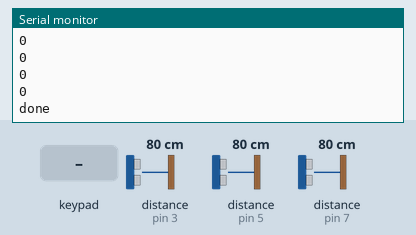
This sketch was run on a simulated Arduino Uno, built with avr-gcc and run on an emulated ATmega328P. Parts: the last lines printed to the serial monitor. Wiring (inferred from the names in the program): 3 × ultrasonic range finder: trigger pin 2, echo pin 3 / trigger pin 4, echo pin 5 / trigger pin 6, echo pin 7. The test bench sets the inputs (shaded band); at power-on: distance to the obstacle (sensors on pin 3, pin 5, pin 7) 80 cm. The echo pulse lasts 58.3 µs per cm.

Above: at 3.2 s.
3.3 s: distance to the obstacle (sensor on pin 3) set to 2 cm
4.8 s: key '2' pressed
At 6.0 s:
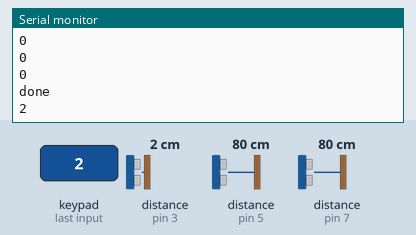
6.3 s: keypad keys 1 3 1 2 1 1 pressed 1.381 s apart
At 6.7 s:
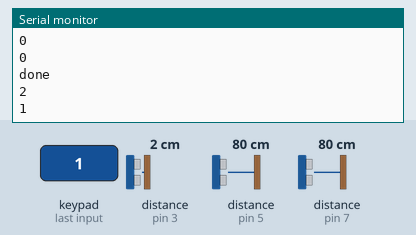
16.0 s: key '4' pressed
At 16.4 s:
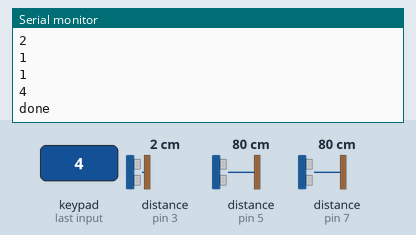
17.5 s: keypad keys 1 3 9 7 2 2 pressed 1.381 s apart
At 20.7 s:
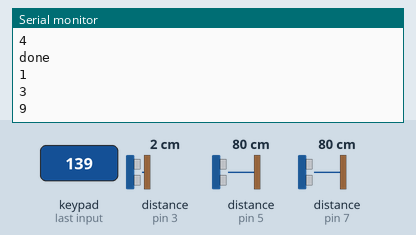
Timing chart, 0 to 22.2 s (numbered marks = the images above; inputs shaded):
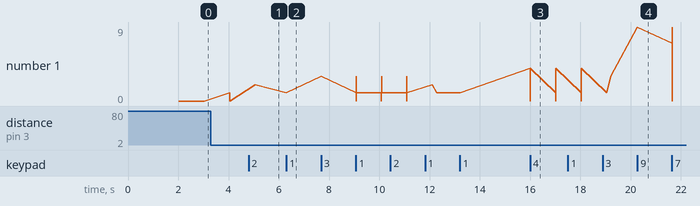

Measured:
- after the input at 4.8 s, the serial monitor: prints a new line after 0.26 s (image 1)
- after the input at 16.0 s, the serial monitor: prints a new line at once (image 3)
- after the input at 17.5 s, the serial monitor: prints a new line after 1.7 s (image 4)
- plotted number 1: 0 → 2 after the input at 4.8 s, 1 → 4 after the input at 16.0 s

The sketch:

ARDUINO.ino
```cpp
#include <SoftwareSerial.h>
#include <Keypad.h>

const int trigPin1 = 2 ;
const int echoPin1 = 3 ;
const int trigPin2 = 4 ;
const int echoPin2 = 5 ;
const int trigPin3 = 6 ;
const int echoPin3 = 7 ;

long duration1 ;
int distance1 ;
long duration2 ;
int distance2 ;
long duration3 ;
int distance3 ;
char x[1],y[1],z[1];
const byte numRows= 3;

const byte numCols= 3;

char keymap[numRows][numCols]= { {'1', '2', '3'},{'4', '5', '6'},{'7', '8', '9'}};

byte rowPins[numRows] = {13,12,11}; //Rows 0 to 3

byte colPins[numCols]= {10,9,8}; //Columns 0 to 3
Keypad myKeypad= Keypad(makeKeymap(keymap), rowPins, colPins, numRows, numCols);

char out[7];

SoftwareSerial asw(19,18) ;


void setup(){
 Serial.begin(115200);
 asw.begin(115200);
 pinMode(trigPin1 , OUTPUT) ;
 pinMode(echoPin1 , INPUT) ;
 Serial.begin(115200) ;
 pinMode(trigPin2 , OUTPUT) ;
 pinMode(echoPin2 , INPUT) ;
 Serial.begin(115200) ;
 pinMode(trigPin3 , OUTPUT) ;
 pinMode(echoPin3 , INPUT) ;
 Serial.begin(115200) ;
 Serial.print(char(170)); // Copyright Symbol
 Serial.println(" Setup Complete ");
  out[3]='0';
  out[4]='0';
  out[5]='0';
  out[6]='0';
  out[7]='0';
 delay(2000);
}


void loop()
{
  digitalWrite(trigPin1 , LOW) ;
  delayMicroseconds(2) ;
  digitalWrite(trigPin1, HIGH);
  delayMicroseconds(10);
  digitalWrite(trigPin1, LOW);
  duration1 = pulseIn(echoPin1, HIGH);
  distance1= duration1*0.034/2;

  digitalWrite(trigPin2 , LOW) ;
  delayMicroseconds(2) ;
  digitalWrite(trigPin2, HIGH);
  delayMicroseconds(10);
  digitalWrite(trigPin2, LOW);
  duration2 = pulseIn(echoPin2, HIGH);
  distance2= duration2*0.034/2;


  digitalWrite(trigPin3 , LOW) ;
  delayMicroseconds(2) ;
  digitalWrite(trigPin3, HIGH);
  delayMicroseconds(10);
  digitalWrite(trigPin3, LOW);
  duration3 = pulseIn(echoPin3, HIGH);
  distance3= duration3*0.034/2;


  if(distance1 < 10){
    //Serial.println("Slot 1 Occupied");
    x[0] = '1' ;
    }
  else{
    //Serial.println("Slot 1 empty");
    x[0] = '0' ;
    }

  if(distance2 < 10){
    //Serial.println("Slot 2 Occupied");
    y[0] = '1' ;
    }
  else{
   // Serial.println("Slot 2 empty");
    y[0] = '0' ;
    }

  if(distance3 < 10){
    //Serial.println("Slot 3 Occupied");
    z[0] = '1' ;
    }
  else{
    //Serial.println("Slot 3 empty");
    z[0] = '0' ;
    }

  out[0]=x[0];
  out[1]=y[0];
  out[2]=z[0];


    //asw.rite(str);
  int i=0;
  char keypressed = myKeypad.getKey();
  if(keypressed != NO_KEY)
  {
    Serial.println(keypressed);
    out[i+3]=keypressed;
  i++;
  while(i<4){
    char keypressed = myKeypad.getKey();
  if (keypressed != NO_KEY){
  Serial.println(keypressed);
  out[i+3]=keypressed;
  i++;
  }
  }
  }
    asw.write(out , 8);

  Serial.println(out[0]);
  Serial.println(out[1]);
  Serial.println(out[2]);
  Serial.println(out[3]);
  Serial.println(out[4]);
  Serial.println(out[5]);
  Serial.println(out[6]);
  Serial.println("done");
  delay(1000);
}
```
